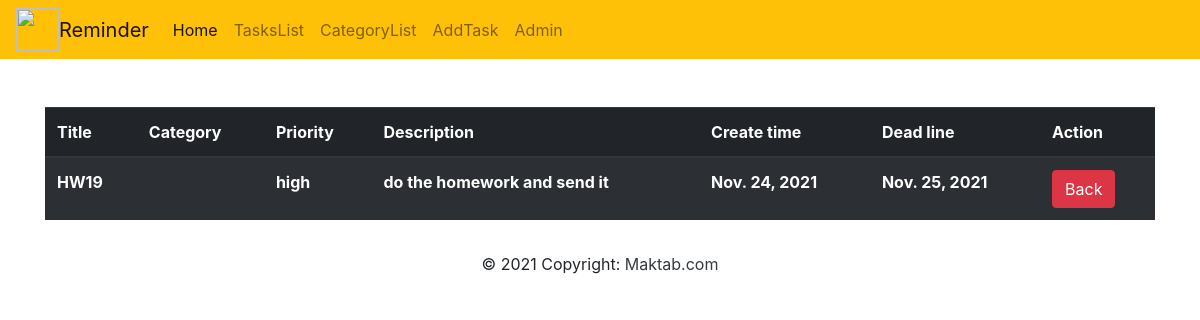
Before: /1/ with the older database file.
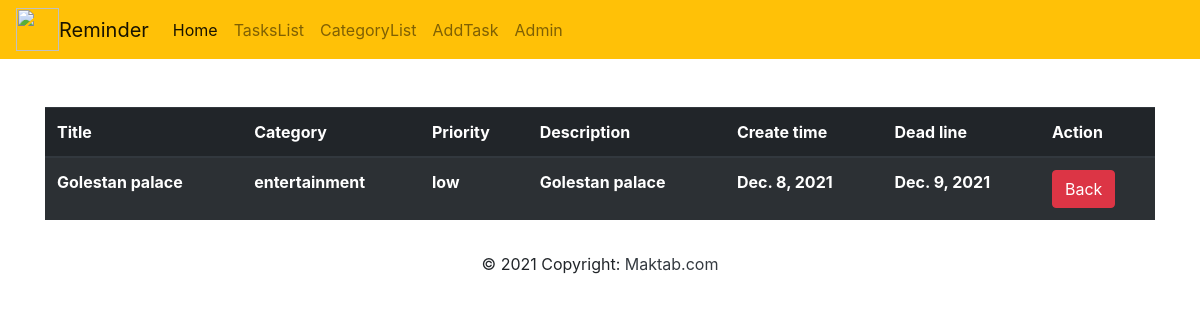
After: the same page with the newer database file.
### todo/models.py (models this page shows, shortened)
class Task(models.Model):
    title = models.CharField(max_length=100, blank=False)
    description = models.TextField(max_length=500, blank=False)
    category = models.ManyToManyField(Category, related_name="cat_rel")
    PRIORITY_CHOICES = [
        ('high', 'high'),
        ('medium', 'medium'),
        ('low', 'low')
    ]
    priority = models.CharField(max_length=6, choices=PRIORITY_CHOICES, default="low")
    create_time = models.DateField(auto_now_add=True)
    dead_line = models.DateField()

class Category(models.Model):
    category_name = models.CharField(max_length=100, blank=False)
    description = models.TextField(max_length=500)
    def __str__(self):
        return self.category_name

### todo/views.py (the view)
# urls.py: path("<int:pk>/", TaskDetail.as_view(), name="todo_detail"),
class TaskDetail(DetailView):
    model = Task
    template_name = "todo/todo_detail.html"

### template/todo/todo_detail.html (shortened to what this page needs)
{% extends "base.html" %}
{% block content %}
    <div class="container mt-5">
            <table class="table table-striped mt-4 table-dark">
                <thead>
                    <tr>
                        <th scope="col">
                            Title
                        </th>
                        <th scope="col">
                            Category
                        </th>
                        <th scope="col">
                            Priority
                        </th>
                        <th scope="col">
                            Description
                        </th>
                        <th scope="col">
                            Create time
                        </th>
                        <th scope="col">
                            Dead line
                        </th>
                        <th scope="col">
                            Action
                        </th>
                    </tr>
                </thead>
                <tbody>
                    <tr>
                        <th >{{task.title}}</th>
                        <th>
                            {% for cat in task.category.all %}
                                {{cat}}
                            {% endfor %}
                        </th>
                        <th >{{task.priority}}</th>
                        <th >{{task.description}}</th>
                        <th >{{task.create_time}}</th>
                        <th >{{task.dead_line}}</th>
                        <th>
                            <a href="{% url 'todo_list' %}" class="btn btn-danger">Back</a>
                        </th>
                    </tr>
                </tbody>
            </table>
        </div>
{% endblock %}

### template/base.html (shortened to what this page needs)
<!DOCTYPE html>
<html lang="en">
<head>
    <link rel="stylesheet"
          href="https://maxcdn.bootstrapcdn.com/bootstrap/4.0.0/css/bootstrap.min.css"
>
    {% load static %}
    {% block style %}
        <link rel="stylesheet" href={% static "style.css" %}>
    {% endblock %}
</head>
<body>
    <nav class="navbar navbar-expand-lg navbar-light">
      <img src="https://cdn2.iconfinder.com/data/icons/xomo-basics/128/document-03-512.png">
      <a class="navbar-brand" href="#">Reminder</a>
      <div class="collapse navbar-collapse" id="navbarNavAltMarkup">
        <div class="navbar-nav">
          <a class="nav-item nav-link active" href='{% url "home" %}'>Home<span class="sr-only">(current)</span></a>
          <a class="nav-item nav-link" href='{% url "todo_list" %}'>TasksList</a>
          <a class="nav-item nav-link" href='{% url "category_list" %}'>CategoryList</a>
          <a class="nav-item nav-link" href='{% url "add_task" %}'>AddTask</a>
          <a class="nav-item nav-link" href='{% url "admin:index" %}'>Admin</a>
        </div>
      </div>
    </nav>
    {% block content %}
    {% endblock %}
    <footer>
        <div class="text-center p-3">
            © 2021 Copyright:
            <a class="text-dark" href="#">Maktab.com</a>
        </div>
    </footer>
</body>
</html>

### static/style.css (style rules this page uses)
nav { background-color: rgb(255,193,7); }
img { height:43px; width:43px }

Changed rows visible on the page:
changed Task: title "HW19" → "Golestan palace"; priority "high" → "low"; description "do the homework and send it" → "Golestan palace"; create_time "Nov. 24, 2021" → "Dec. 8, 2021"; dead_line "Nov. 25, 2021" → "Dec. 9, 2021"
now on this page (row edited): Category: category_name "entertainment"
